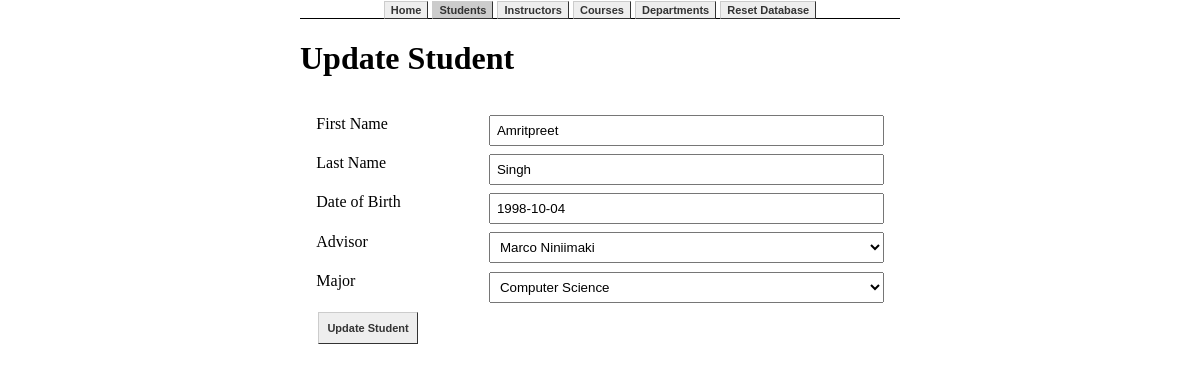
Screenshot of /student/1/update with the database file from the repository.
### app.py (models this page shows, shortened)
class Student(db.Model):
    id = db.Column(db.Integer, primary_key=True)
    fname = db.Column(db.String(40), nullable=False)
    lname = db.Column(db.String(40), nullable=False)
    dob = db.Column(db.String(10), nullable=False)
    advisor_id = db.Column(db.Integer, db.ForeignKey('instructor.id'))
    major_id = db.Column(db.Integer, db.ForeignKey('department.id'))
    courses = db.relationship('Course',secondary=enrolled_in, backref='students_enrolled', lazy='select')

### app.py (the view, shortened to what this page needs)
@app.route("/student/<id>/update", methods=['GET'])
@app.route("/student/update", methods=['POST'])
def updateStudent(id=None):
    if request.method=='GET':
        if not id:
            return "No id was passed in the query string. Please go back and try again."
        instructors = Instructor.query.all()
        departments = Department.query.all()
        student = Student.query.filter_by(id=id).first_or_404()
        return render_template('/student/update.html', instructors=instructors, departments=departments, student=student)

### templates/student/update.html (shortened to what this page needs)
{% extends "base.html" %}
{% block body %}
<div class="container">
    <h1>Update Student</h1>
    <div class="box">
        <form action="/student/update" method='POST'>
            <div class="form-container">
                <label for="fname">First Name</label>
                <input type="text" value="{{student.fname}}" name='fname'>
                <label for="lname">Last Name</label>
                <input type="text" value="{{student.lname}}" name='lname'>
                <label for="dob">Date of Birth</label>
                <input type="text" value="{{student.dob}}" name='dob'>
                <label for="advisor">Advisor</label>
                <select name="advisor_id" id="advisor">
                    {% for instructor in instructors %}
                    <option value="{{instructor.id}}" {% if student.advisor.id == instructor.id %} selected {% endif%}>{{instructor.fname}} {{instructor.lname}}</option>
                    {% endfor%}
                </select>
                <label for="majorid">Major</label>
                <select name="major_id" id="major">
                    {% for department in departments %}
                    <option value="{{department.id}}" {%if student.major.id == department.id%} selected{%endif%}>{{department.name}}</option>
                    {%endfor%}
                </select>
            </div>
            <button type="submit">Update Student</button>
        </form>
    </div>
</div>
{% endblock %}

### static/css/main.css (style rules this page uses)
body { width:50%; margin:auto; }
nav li a, .container a, button { transition-duration: 0.5s; margin:0; font: bold 11px Arial; text-decoration: none; background-color: #EEEEEE; color: #333333; padding: 2px 6px 2px 6px; border-top: 1px solid #CCCCCC; border-right: 1px solid #333333; border-bottom: 1px solid #333333; border-left: 1px solid #CCCCCC; }
.container { overflow-x:auto; }
.box { padding:2%; width:auto; }
.form-container { display:grid; grid-template-columns:3fr 7fr; }
input, label, select, button { margin:1%; padding:1.5%; }

### rows the page displays
Student: fname "Amritpreet", lname "Singh", dob "1998-10-04"

### other values shown
form field advisor_id "Marco Niniimaki"
form field major_id "Computer Science"
